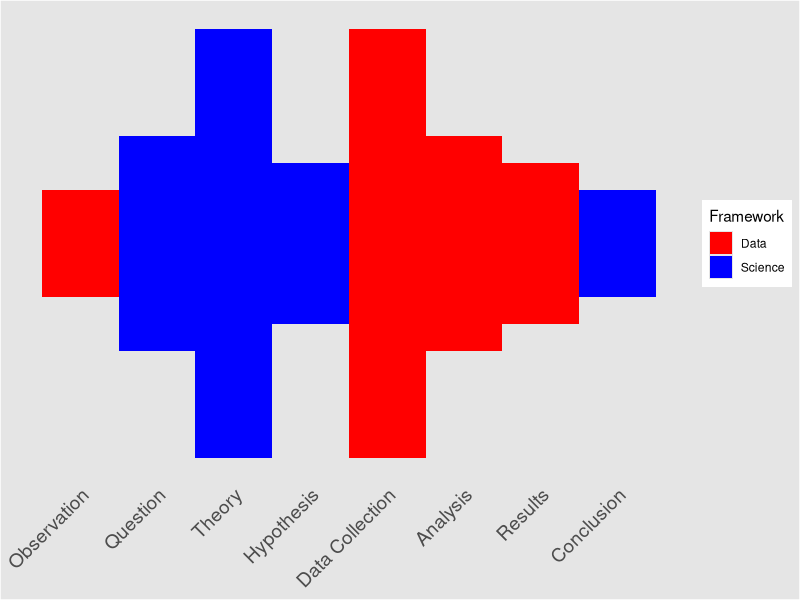
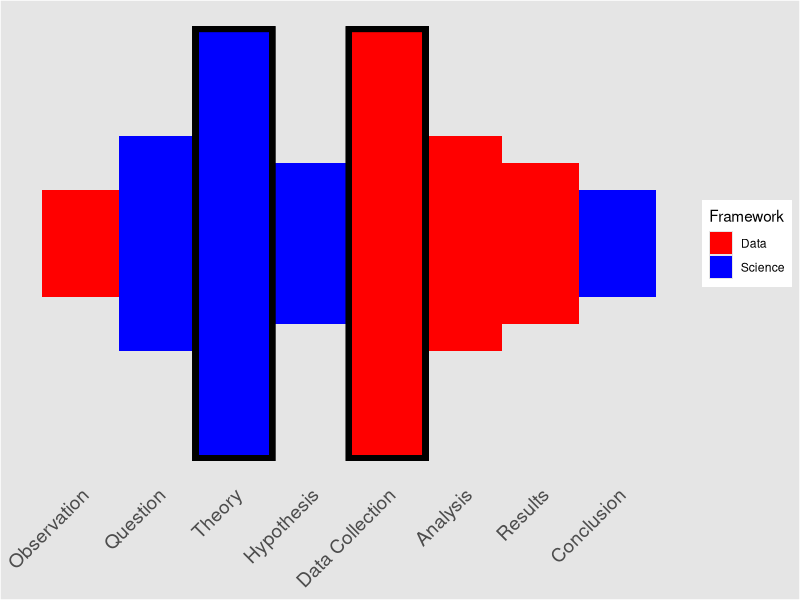

The R script that drew these images, in order:
## ---- chunk 1
set.seed(123)
options(width=60)
knitr::opts_chunk$set(fig.align='center',fig.width=9,fig.height=5)
def.chunk.hook  <- knitr::knit_hooks$get("chunk")
knitr::knit_hooks$set(chunk = function(x, options) {
  x <- def.chunk.hook(x, options)
  ifelse(options$size != "normalsize", paste0("\n \\", options$size,"\n\n", x, "\n\n \\normalsize"), x)
})
## ---- chunk 2
require(tidyverse)
data.frame(step = c('Observation','Question','Theory','Hypothesis','Data Collection',
                    'Analysis','Results','Conclusion'),
           Framework = c('Data','Science','Science','Science','Data','Data','Data','Science'),
           x = c(.5,1.5,2.5,3.5,4.5,5.5,6.5,7.5),
           xend = c(1.5,2.5,3.5,4.5,5.5,6.5,7.5,8.5),
           y = c(-.5,-1,-2,-.75,-2,-1,-.75,-.5),
           yend = c(.5,1,2,.75,2,1,.75,.5)) %>%
  ggplot(aes(x = x,y = y,fill = Framework)) + 
  geom_rect(aes(xmin = x,ymin = y,xmax = xend,ymax = yend)) + 
  # geom_rect(xmin = c(2.5),ymin = c(-2),xmax = c(3.5),ymax = c(2),fill = NA,color = 'black',lwd = 2,
  #           inherit.aes = F) + 
  # geom_rect(xmin = c(4.5),ymin = c(-2),xmax = c(5.5),ymax = c(2),fill = NA,color = 'black',lwd = 2,
  #           inherit.aes = F) + 
  scale_fill_manual(values = c('red','blue')) +
  theme(axis.text.y = element_blank(),
        panel.background = element_rect(fill = 'grey90'),
        panel.grid.major = element_blank(), panel.grid.minor = element_blank(),
        axis.ticks = element_blank(),
        plot.background = element_rect(
          fill = "grey90" #,
          # colour = "black",
          # size = 1
        ),
        axis.text.x = element_text(angle = 45,hjust = 1,size = 14)) + 
  scale_x_continuous(breaks = seq(1,8,by = 1),labels = c('Observation','Question','Theory','Hypothesis','Data Collection',
                                                         'Analysis','Results','Conclusion')) + 
  xlab(NULL) + ylab(NULL)
## ---- chunk 3
require(tidyverse)
data.frame(step = c('Observation','Question','Theory','Hypothesis','Data Collection',
                    'Analysis','Results','Conclusion'),
           Framework = c('Data','Science','Science','Science','Data','Data','Data','Science'),
           x = c(.5,1.5,2.5,3.5,4.5,5.5,6.5,7.5),
           xend = c(1.5,2.5,3.5,4.5,5.5,6.5,7.5,8.5),
           y = c(-.5,-1,-2,-.75,-2,-1,-.75,-.5),
           yend = c(.5,1,2,.75,2,1,.75,.5)) %>%
  ggplot(aes(x = x,y = y,fill = Framework)) + 
  geom_rect(aes(xmin = x,ymin = y,xmax = xend,ymax = yend)) + 
  geom_rect(xmin = c(2.5),ymin = c(-2),xmax = c(3.5),ymax = c(2),fill = NA,color = 'black',lwd = 2,
            inherit.aes = F) + 
  geom_rect(xmin = c(4.5),ymin = c(-2),xmax = c(5.5),ymax = c(2),fill = NA,color = 'black',lwd = 2,
            inherit.aes = F) + 
  scale_fill_manual(values = c('red','blue')) +
  theme(axis.text.y = element_blank(),
        panel.background = element_rect(fill = 'grey90'),
        panel.grid.major = element_blank(), panel.grid.minor = element_blank(),
        axis.ticks = element_blank(),
        plot.background = element_rect(
          fill = "grey90" #,
          # colour = "black",
          # size = 1
        ),
        axis.text.x = element_text(angle = 45,hjust = 1,size = 14)) + 
  scale_x_continuous(breaks = seq(1,8,by = 1),labels = c('Observation','Question','Theory','Hypothesis','Data Collection',
                                                         'Analysis','Results','Conclusion')) + 
  xlab(NULL) + ylab(NULL)
